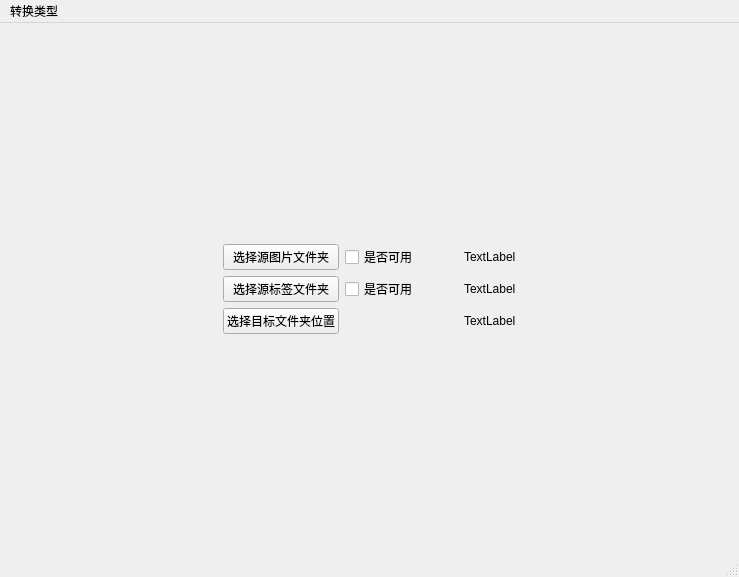
<?xml version="1.0" encoding="UTF-8"?>
<ui version="4.0">
 <class>MainWindow</class>
 <widget class="QMainWindow" name="MainWindow">
  <property name="geometry">
   <rect>
    <x>0</x>
    <y>0</y>
    <width>739</width>
    <height>577</height>
   </rect>
  </property>
  <property name="windowTitle">
   <string>目标检测数据集转换</string>
  </property>
  <property name="unifiedTitleAndToolBarOnMac">
   <bool>false</bool>
  </property>
  <widget class="QWidget" name="centralwidget">
   <layout class="QGridLayout" name="gridLayout_2">
    <item row="2" column="1">
     <spacer name="verticalSpacer_2">
      <property name="orientation">
       <enum>Qt::Vertical</enum>
      </property>
      <property name="sizeHint" stdset="0">
       <size>
        <width>20</width>
        <height>40</height>
       </size>
      </property>
     </spacer>
    </item>
    <item row="0" column="1">
     <spacer name="verticalSpacer">
      <property name="orientation">
       <enum>Qt::Vertical</enum>
      </property>
      <property name="sizeHint" stdset="0">
       <size>
        <width>20</width>
        <height>40</height>
       </size>
      </property>
     </spacer>
    </item>
    <item row="1" column="2">
     <spacer name="horizontalSpacer_4">
      <property name="orientation">
       <enum>Qt::Horizontal</enum>
      </property>
      <property name="sizeHint" stdset="0">
       <size>
        <width>40</width>
        <height>20</height>
       </size>
      </property>
     </spacer>
    </item>
    <item row="1" column="1">
     <layout class="QGridLayout" name="gridLayout">
      <item row="0" column="0">
       <widget class="QPushButton" name="Button_SImgFolder">
        <property name="text">
         <string>选择源图片文件夹</string>
        </property>
       </widget>
      </item>
      <item row="1" column="2">
       <spacer name="horizontalSpacer_2">
        <property name="orientation">
         <enum>Qt::Horizontal</enum>
        </property>
        <property name="sizeHint" stdset="0">
         <size>
          <width>40</width>
          <height>20</height>
         </size>
        </property>
       </spacer>
      </item>
      <item row="1" column="3">
       <widget class="QLabel" name="Label_SLabelPath">
        <property name="text">
         <string>TextLabel</string>
        </property>
       </widget>
      </item>
      <item row="0" column="1">
       <widget class="QCheckBox" name="Check_SImg">
        <property name="text">
         <string>是否可用</string>
        </property>
       </widget>
      </item>
      <item row="1" column="1">
       <widget class="QCheckBox" name="Check_SLabel">
        <property name="text">
         <string>是否可用</string>
        </property>
       </widget>
      </item>
      <item row="1" column="0">
       <widget class="QPushButton" name="Button_SLabelFolder">
        <property name="text">
         <string>选择源标签文件夹</string>
        </property>
       </widget>
      </item>
      <item row="0" column="3">
       <widget class="QLabel" name="Label_SImgPath">
        <property name="text">
         <string>TextLabel</string>
        </property>
       </widget>
      </item>
      <item row="2" column="3">
       <widget class="QLabel" name="Label_TSavePath">
        <property name="text">
         <string>TextLabel</string>
        </property>
       </widget>
      </item>
      <item row="0" column="2">
       <spacer name="horizontalSpacer_3">
        <property name="orientation">
         <enum>Qt::Horizontal</enum>
        </property>
        <property name="sizeHint" stdset="0">
         <size>
          <width>40</width>
          <height>20</height>
         </size>
        </property>
       </spacer>
      </item>
      <item row="2" column="0">
       <widget class="QPushButton" name="Button_TSaveFolder">
        <property name="text">
         <string>选择目标文件夹位置</string>
        </property>
       </widget>
      </item>
      <item row="2" column="2">
       <spacer name="horizontalSpacer_6">
        <property name="orientation">
         <enum>Qt::Horizontal</enum>
        </property>
        <property name="sizeHint" stdset="0">
         <size>
          <width>40</width>
          <height>20</height>
         </size>
        </property>
       </spacer>
      </item>
     </layout>
    </item>
    <item row="1" column="0">
     <spacer name="horizontalSpacer">
      <property name="orientation">
       <enum>Qt::Horizontal</enum>
      </property>
      <property name="sizeHint" stdset="0">
       <size>
        <width>40</width>
        <height>20</height>
       </size>
      </property>
     </spacer>
    </item>
   </layout>
  </widget>
  <widget class="QStatusBar" name="statusbar"/>
  <widget class="QMenuBar" name="menuBar">
   <property name="geometry">
    <rect>
     <x>0</x>
     <y>0</y>
     <width>739</width>
     <height>22</height>
    </rect>
   </property>
   <widget class="QMenu" name="menuCOCO2VOC">
    <property name="title">
     <string>转换类型</string>
    </property>
    <addaction name="actionCOCO2VOC"/>
   </widget>
   <addaction name="menuCOCO2VOC"/>
  </widget>
  <action name="actionCOCO2VOC">
   <property name="text">
    <string>COCO2VOC</string>
   </property>
  </action>
  <action name="actionVOC2COCO">
   <property name="text">
    <string>VOC2COCO</string>
   </property>
  </action>
 </widget>
 <resources/>
 <connections/>
</ui>
